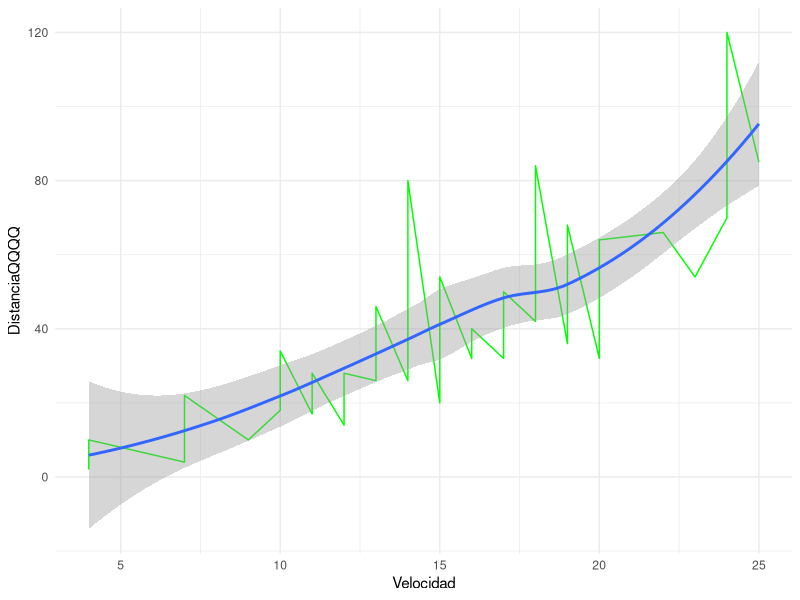

The R source for this figure:
library(tidyverse)

cars %>% 
  ggplot(aes(speed,dist )) +
  geom_line(colour = '#00ff00') +
  geom_smooth() +
  labs(x = 'Velocidad', y = 'DistanciaQQQQ') +
  theme_minimal()
